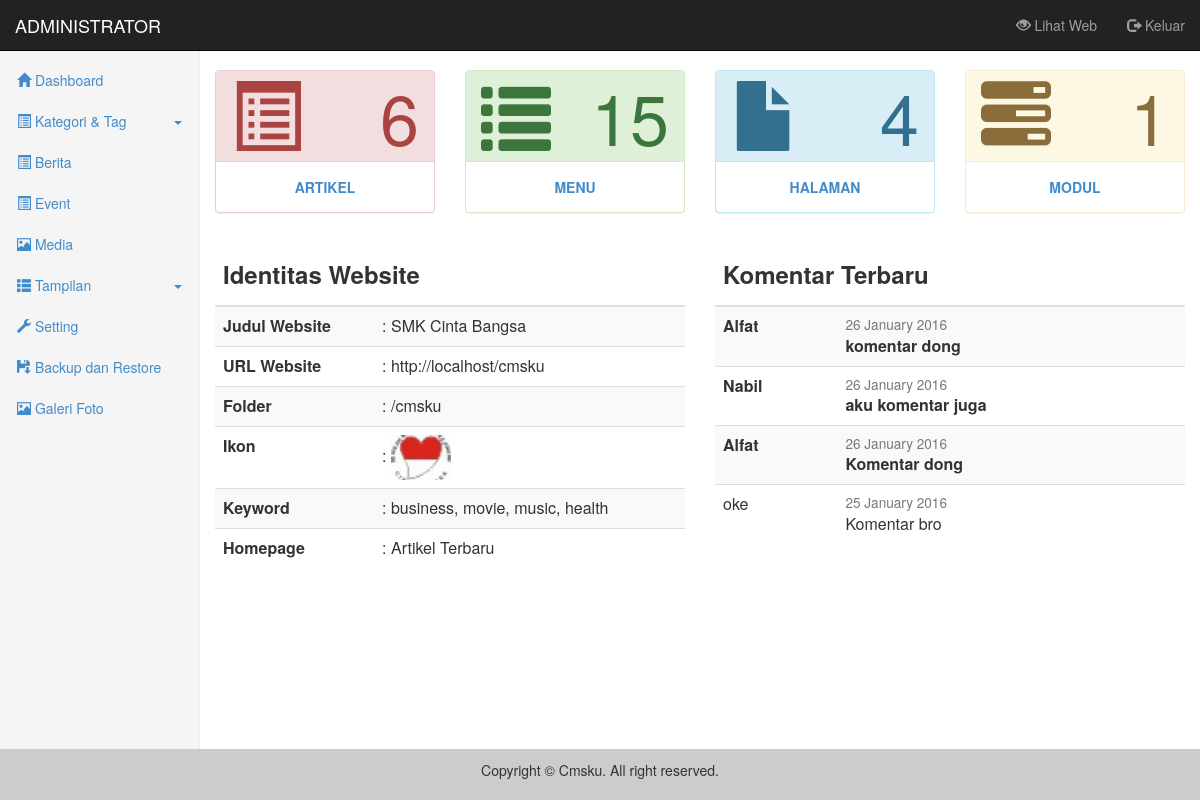
The page /admin/index.php (signed in) on the database its author committed.
### tables this page shows
CREATE TABLE IF NOT EXISTS `modul` (
`id_modul` int(5) NOT NULL,
  `judul` varchar(50) NOT NULL,
  `folder` varchar(50) NOT NULL,
  `menu` enum('N','Y') NOT NULL,
  `konten` enum('N','Y') NOT NULL,
  `widget` enum('N','Y') NOT NULL,
  `aktif` enum('Y','N') NOT NULL
);

CREATE TABLE IF NOT EXISTS `setting` (
`id_setting` int(5) NOT NULL,
  `parameter` varchar(50) NOT NULL,
  `nilai` text NOT NULL
);

CREATE TABLE IF NOT EXISTS `komentar` (
`id_komentar` int(10) NOT NULL,
  `nama` varchar(50) NOT NULL,
  `email` varchar(50) NOT NULL,
  `komentar` text NOT NULL,
  `tanggal` date NOT NULL,
  `id_artikel` int(10) NOT NULL,
  `dibaca` enum('N','Y') NOT NULL
);

### library/function_date.php (called while the page is built, shortened)
<?php
function print_tanggal($tgl, $format = null){
	return strftime("%d %B %Y", strtotime($tgl));
}
?>

### admin/content/dashboard.php (the view, shortened to what this page needs)
<?php
function buat_tombol($name, $icon, $link, $warna){
	global $mysqli;
	$query = $mysqli->query("select * from $name");
	$jml_data = $query->num_rows;
	echo'<div class="col-md-3 col-xs-6"><a href="'.$link.'">
			<div class="panel panel-'.$warna.' dashboard-panel">
				<div class="panel-heading">
					<i class="glyphicon glyphicon-'.$icon.'"></i>
					<span class="pull-right">'.$jml_data.'</span>
				</div>
				<div class="panel-body">'.$name.'</div>
			</div>
		</a></div>';
}
?>
<br>
<div class="row">
<?php
	buat_tombol("artikel", "list-alt", "?content=artikel", "danger");
	buat_tombol("menu", "list", "?content=menu", "success");
	buat_tombol("halaman", "file", "?content=halaman", "info");
	buat_tombol("modul", "tasks", "?content=modul", "warning");
?>
</div>
<div class="row">
	<div class="col-md-6">
<?php
	function dapatkan_nilai($parameter){
		global $mysqli;
		$query 	= $mysqli->query("SELECT * FROM setting WHERE parameter='$parameter'");
		$data	= $query->fetch_array();
		return $data['nilai'];
	}
	$homepage = dapatkan_nilai("homepage");
	if($homepage == 0){
		$str_homepage = "Artikel Terbaru";
	}else{
		$queryhal = $mysqli->query("SELECT * FROM halaman WHERE id_halaman='$homepage'");
		$datahal = $queryhal->fetch_array();
		$str_homepage = $datahal['judul'];
	}
?>
	<table class="table table-striped">
		<thead><tr><th colspan="2"><h3><b>Identitas Website</b></h3></th></tr></thead>
		<tbody>
		<tr><td><b>Judul Website</b></td>	<td>: <?=  dapatkan_nilai("judul"); ?></td></tr>
		<tr><td><b>URL Website</b></td>		<td>: <?=  dapatkan_nilai("url"); ?></td></tr>
		<tr><td><b>Folder</b></td>			<td>: <?=  dapatkan_nilai("folder"); ?></td></tr>
		<tr><td><b>Ikon</b></td>			<td>: <img src="../media/thumbs/<?=  dapatkan_nilai("ikon"); ?>" width="60"></td></tr>
		<tr><td><b>Keyword</b></td>			<td>: <?=  dapatkan_nilai("keyword"); ?></td></tr>
		<tr><td><b>Homepage</b></td>		<td>: <?=  $str_homepage; ?></td></tr>
		</tbody>
	</table>
	</div>
	<div class="col-md-6">
	<table class="table table-striped">
		<thead><tr><th colspan="2"><h3><b>Komentar Terbaru</b></h3></th></tr></thead>
		<tbody>
<?php
	$querykomen = $mysqli->query("SELECT * FROM komentar ORDER BY id_komentar desc limit 4");
	while($datakomen = $querykomen->fetch_array()){
		$tanggal = print_tanggal($datakomen['tanggal']);
		if($datakomen['dibaca'] == 'N'){
			$nama = '<b>'.$datakomen['nama'].'</b>';
			$komentar = '<b>'.$datakomen['komentar'].'</b>';
		}else{
			$nama = $datakomen['nama'];
			$komentar = $datakomen['komentar'];
		}
		echo'<tr>
				<td valign="top">'.$nama.'</td>
				<td><small class="text-muted">'.$tanggal.'</small><br>'.$komentar.'</td>
			</tr>';
	}
?>
		</tbody>
	</table>
	</div>
</div>

### admin/index.php (shortened to what this page needs)
<?php
include "../library/function_menu.php";
include "../library/function_date.php";
if(empty($_SESSION['username']) or empty($_SESSION['password']) or $_SESSION['login']==0){
	header('location: login.php');
}else{
?>
<html>
<head>
	<link rel="stylesheet" type="text/css" href="../plugin/bootstrap/css/bootstrap.min.css"/>
	<link rel="stylesheet" type="text/css" href="css/style.css"/>
</head>
<body>
<nav class="navbar navbar-inverse navbar-fixed-top">
	<div class="container-fluid">
		<?php include "menu.php"; ?>
	</div>
</nav>
<section class="container-fluid">
	<div class="row">
		<div class="col-md-2 col-sm-3 hidden-xs sidebar">
			<?php include "sidebar.php"; ?>
		</div>
		<div class="col-sm-9 col-sm-offset-3 col-md-10 col-md-offset-2 main">
			<?php include "content.php"; ?>
		</div>
	</div>
</section>
<footer class="navbar navbar-fixed-bottom footer">
	<div class="container-fluid">
		<p class="text-center">Copyright &copy; Cmsku. All right reserved.</p>
	</div>
</footer>
	<link type="text/css" rel="stylesheet" href="../plugin/dataTables/css/dataTables.bootstrap.css">
</body>
</html>
<?php } ?>

### admin/menu.php (shortened to what this page needs)
<div class="navbar-header">
    <a class="navbar-brand" href="#">ADMINISTRATOR</a>
</div>
<div id="navbar" class="navbar-collapse collapse">
<?php
	include("menu_template.php");
?>
	<ul class="nav navbar-nav navbar-right">
		<li><a target='_blank' href="../"><i class="glyphicon glyphicon-eye-open"></i> Lihat Web</a></li>
		<li><a href="logout.php"><i class="glyphicon glyphicon-log-out"></i> Keluar</a></li>
	</ul>
</div>

### admin/sidebar.php (shortened to what this page needs)
<ul class="nav">
<?php
	include("menu_template.php");
?>
</ul>

### library/function_menu.php (shortened to what this page needs)
<?php
function buat_menu($link, $ikon, $judul,  $leveluser=array("admin")){
	foreach($leveluser as $level){
		if($_SESSION['leveluser']==$level) echo'<li><a href="?content='.$link.'"><i class="glyphicon glyphicon-'.$ikon.'"></i> '.$judul.'</a></li>';
	}
}
function buka_dropdown($ikon, $judul, $leveluser=array("admin")){
	foreach($leveluser as $level){
		if($_SESSION['leveluser']==$level)
			echo'<li class="dropdown"><a class="dropdown-toggle" data-toggle="dropdown" href="#">
			<i class="glyphicon glyphicon-'.$ikon.'"></i> '.$judul.' <b class="caret"></b></a>
			<ul class="dropdown-menu">';
	}
}
function tutup_dropdown($leveluser=array("admin")){
	foreach($leveluser as $level){
		if($_SESSION['leveluser']==$level) echo'</ul></li>';
	}
}
?>

### admin/menu_template.php (shortened to what this page needs)
<?php
$admin_author = array("admin", "author");
buat_menu("dashboard", "home", "Dashboard", $admin_author);
buka_dropdown("list-alt", "Kategori & Tag");
tutup_dropdown();
$query = $mysqli->query("SELECT * FROM modul WHERE menu='Y' AND aktif='Y'");
while($data = $query->fetch_array()){
	if(file_exists("../module/$data[folder]/menu.php")){
		include "../module/$data[folder]/menu.php";
	}
}

### admin/content.php (shortened to what this page needs)
<?php
$content = isset($_GET['content']) ? $_GET['content'] : 'dashboard';
$kosong = true;
$page = array('dashboard', 'artikel', 'berita', 'event', 'kategori', 'tag', 'halaman', 'komentar', 'media', 'modul', 'template', 'menu', 'widget', 'layout', 'user', 'setting', 'backuprestore');
foreach($page as $pg){
	if($content == $pg and $kosong){
		include 'content/'.$pg.'.php';
		$kosong = false;
	}
}
?>

### admin/css/style.css (style rules this page uses)
.sidebar { position: fixed; top: 40px; bottom: 0; left: 0; z-index: 1000; display: block; padding: 20px 2px; overflow-x: hidden; overflow-y: auto; background-color: #f5f5f5; border-right: 1px solid #eee; margin-bottom: 40px; }
.sidebar li { border-bottom: 1px dotted #eee; }
.sidebar .caret { float: right; display: inline-block; margin-top: 10px; }
.main { padding-top: 50px; padding-bottom: 50px; }
.footer { background: #ccc; padding: 10px; }
.dashboard-panel .panel-heading { font-size: 70px; line-height: 70px; }
.dashboard-panel .panel-body { text-align: center; text-transform: uppercase; font-weight: bold; }

### rows shown on the page
modul: judul "Galeri Foto"
setting: nilai "SMK Cinta Bangsa"
setting: nilai "http://localhost/cmsku"
setting: nilai "/cmsku"
setting: nilai (picture)
setting: nilai "business, movie, music, health"
setting: nilai "Artikel Terbaru"
komentar: nama "Alfat", tanggal "26 January 2016", komentar "komentar dong"
komentar: nama "Nabil", tanggal "26 January 2016", komentar "aku komentar juga"
komentar: nama "Alfat", tanggal "26 January 2016", komentar "Komentar dong"
komentar: nama "oke", tanggal "25 January 2016", komentar "Komentar bro"

### other values the page prints
$judul "Dashboard"
$judul "Kategori & Tag"
$judul "Berita"
$judul "Event"
$judul "Media"
$judul "Tampilan"
$judul "Setting"
$judul "Backup dan Restore"
$jml_data "6 15 4 1"
$name "ARTIKEL MENU HALAMAN MODUL"
